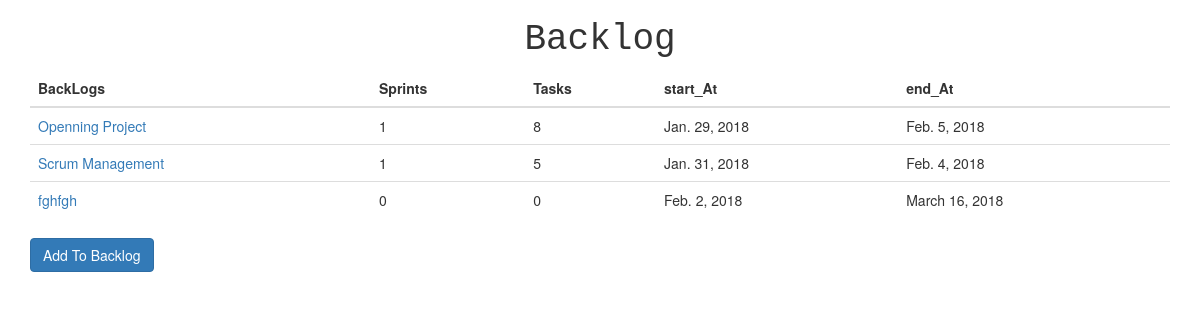
The app's page /home/ (signed in) with its own data.
### backlog/models.py (models this page shows, shortened)
class BackLog(models.Model):
    name = models.CharField(max_length=30, unique=True)
    created_by = models.ForeignKey(User, related_name='backlogs', on_delete=models.DO_NOTHING, null=True, blank=True)
    start_at = models.DateField(auto_now=True)
    end_at = models.DateField(auto_now_add=False, auto_now=False, null=True)

### backlog/views.py (the view)
# urls.py: url(r'^home/$', views.home, name='home'),
@login_required
def home(request):
    backlogs = BackLog.objects.all()
    li = []
    for backlog in backlogs:
        counter = 0
        for sprint in backlog.sprints.all():
            counter += sprint.tasks.all().count()
        li.append(counter)
    return render(request, 'home.html', {'backlogs': backlogs, 'li': li, 'request': request})

### backlog/models.py (called while the page is built)
    def is_admin(self):
        return self.admin

### backlog/templatetags/backlog_extras.py (called while the page is built)
@register.filter()
def lookup(d, key):
    return d[key]

### templates/home.html (shortened to what this page needs)
{% extends 'base.html' %}
{% load backlog_extras %}
{% block content %}
    <h1 class="text-center" style="font-family: monospace">Backlog</h1>
    <table class="table table-hover">
      <thead>
        <tr>
            <th>BackLogs</th>
            <th>Sprints</th>
            <th>Tasks</th>
            <th>start_At</th>
            <th>end_At</th>
        </tr>
      </thead>
      <tbody>
        {% for backlog in backlogs %}
              <tr>
                <td>
                    <a href="{% url 'backlog_sprints' backlog.pk %}" >{{ backlog.name }}</a> <br>
                </td>
                  <td>{{ backlog.sprints.all.count }}</td>
                  <td>{{ li|lookup:forloop.counter0}}</td>
                  <td>{{ backlog.start_at }}</td>
                  <td>{{ backlog.end_at}}</td>
              </tr>
        {% endfor %}
      </tbody>
    </table>
    {% if request.user.is_admin %}
        <a href="{% url 'new_backlog' %}">
          <button type="button" class="btn btn-primary">Add To Backlog</button>
        </a>
    {% endif %}
{% endblock %}

### records on screen
BackLog: name "Openning Project", sprints.all.count "1", counter0 "8", start_at "Jan. 29, 2018", end_at "Feb. 5, 2018"
BackLog: name "Scrum Management", sprints.all.count "1", counter0 "5", start_at "Jan. 31, 2018", end_at "Feb. 4, 2018"
BackLog: name "fghfgh", sprints.all.count "0", counter0 "0", start_at "Feb. 2, 2018", end_at "March 16, 2018"
